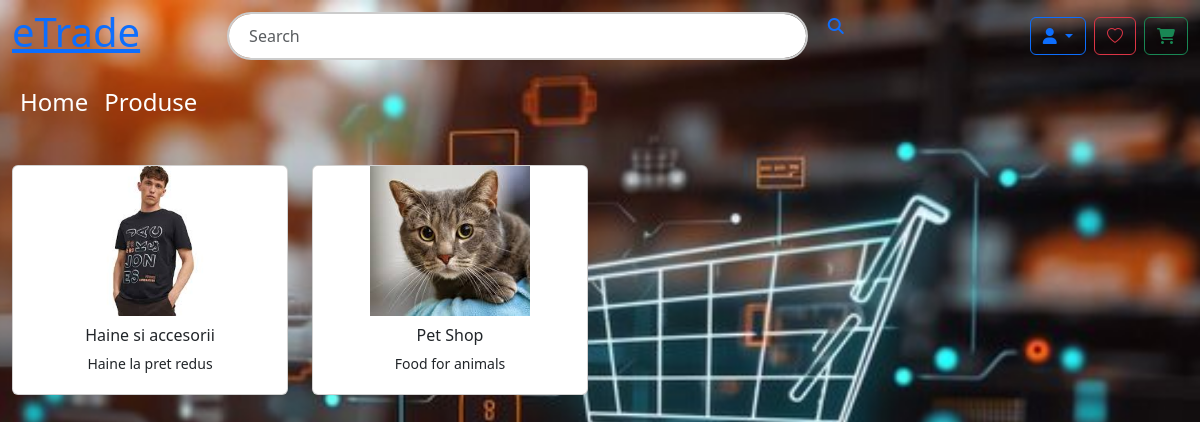
The page /category_list/ on the database its author committed.
### shop/models.py (models this page shows, shortened)
class Category(models.Model):
    name = models.CharField(max_length=50)
    image = models.ImageField(upload_to='images/')
    slug = models.SlugField(max_length=50, unique=True)
    description = models.TextField()
    class Meta:
        ordering = ['name']
        verbose_name = 'category'
        verbose_name_plural = 'categories'

### shop/views.py (the view)
# urls.py: path('category_list/', views.CategoryListView.as_view(), name='category-list'),
class CategoryListView(ListView):
    template_name = 'shop/category_list.html'
    model = Category
    context_object_name = 'categories'

### templates/shop/category_list.html (shortened to what this page needs)
{% extends 'base.html' %}
{% block content %}
    <div class="container-fluid mt-4  ">
        <div class="row">
            {% for category in categories %}
            <div class="col-md-3 mb-3">
                <div class="card h-100" style="width: 100%;">
                    <a href="{% url 'shop:subcategory-list' category.slug %}">
                    <img src="{{ category.image.url }}" class="card-img-top img-fluid" alt="{{ category.name }}" style="height: 150px; width: 100%; object-fit: contain;">
                        </a>
                    <div class="card-body">
                        <h5 class="card-title text-center">{{ category.name }}</h5>
                        <p class="card-text text-center">{{ category.description }}</p>
                    </div>
                </div>
            </div>
            {% endfor %}
        </div>
    </div>
{% endblock %}

### static/css/custom.css (style rules this page uses)
.card { !important; width: 100%; margin-bottom: 10px; height: auto; display: flex; flex-direction: column; justify-content: space-between; transition: transform 0.3s, box-shadow 0.3s; }
.card-img-top { width: 100%; height: 250px; object-fit: contain; }
.card-body { padding: 10px; }
.card-title { font-size: 1rem; }
.card-text { font-size: 0.875rem; }
body, html { background-image: url("media/images/shopping cart.jpeg"); background-size: cover; background-position: center; background-repeat: no-repeat; background-attachment: fixed; height: 100%; }

### rows shown on the page
Category: image (picture), name "Haine si accesorii", description "Haine la pret redus"
Category: image (picture), name "Pet Shop", description "Food for animals"
